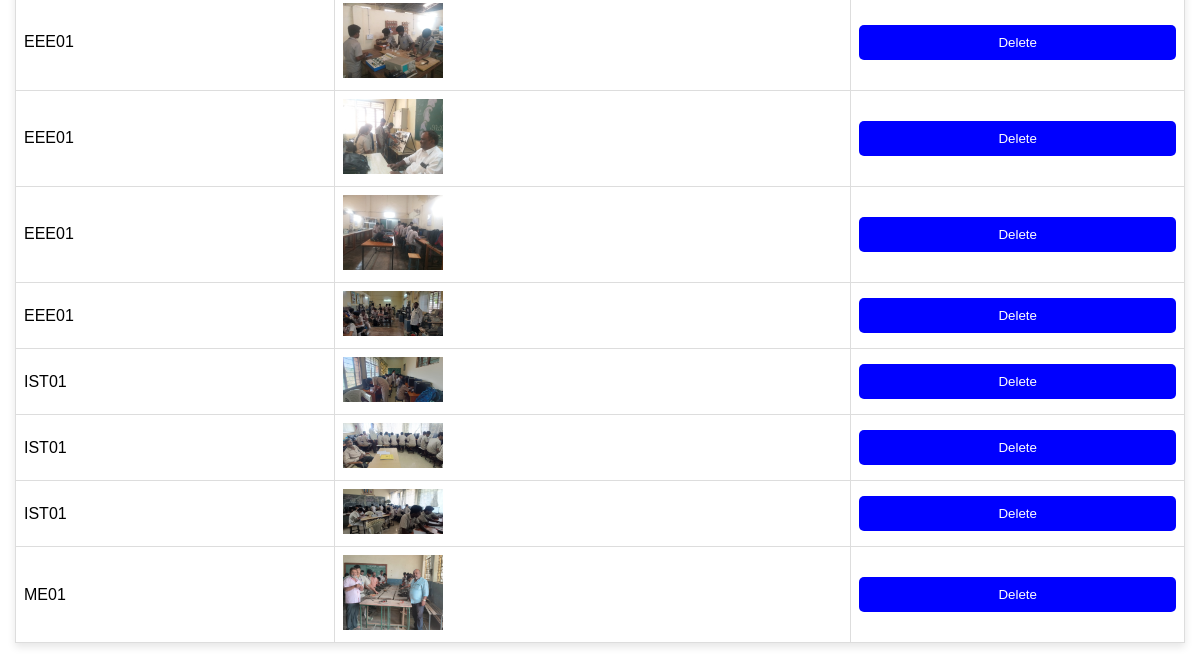
The app's page /manage_branch_images (signed in, lower part), older data.
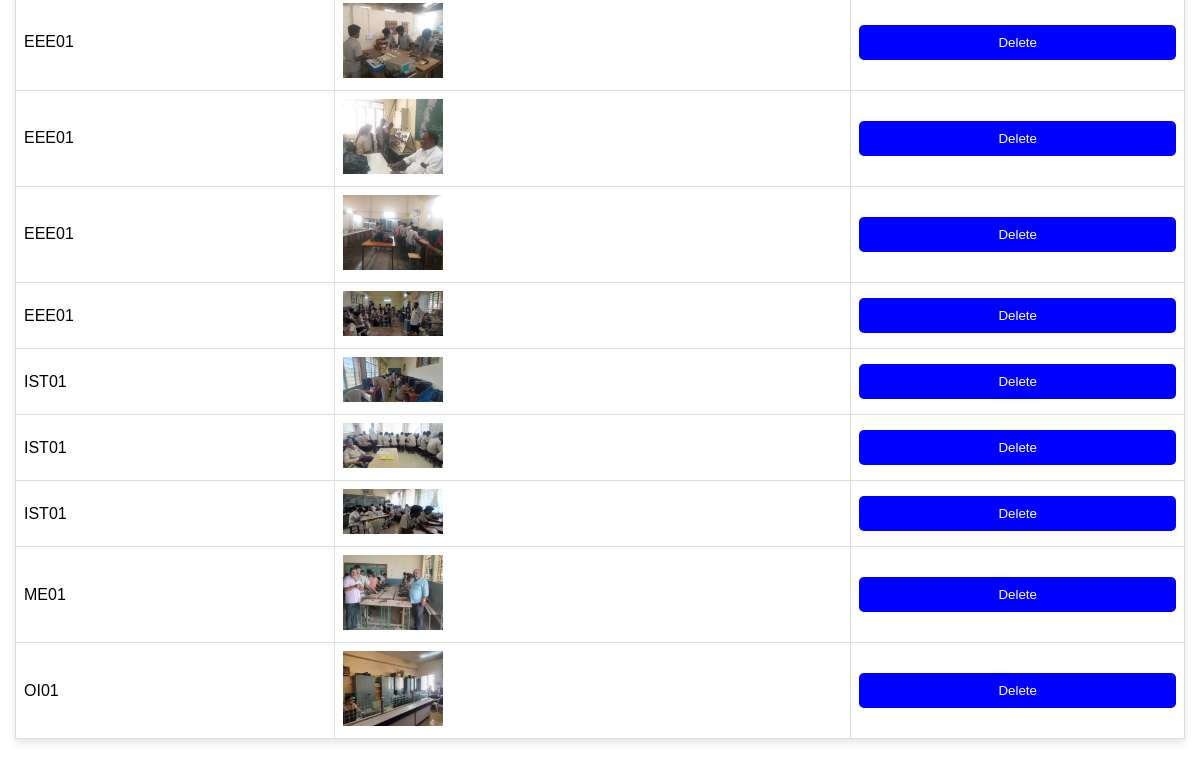
The same page, newer data.
### models.py (models this page shows)
class BranchImages(db.Model):
    __tablename__ = 'branch_images'
    id = db.Column(db.Integer, primary_key=True)
    branch_code = db.Column(db.String(10), db.ForeignKey('branches.branch_code'), nullable=False)  # Fixed FK reference
    image_url = db.Column(db.String(255), nullable=False)

### app.py (the view)
@app.route('/manage_branch_images')
@login_required
def manage_branch_images():
    branches = Branch.query.order_by(Branch.branch_code.asc()).all()
    images = BranchImages.query.order_by(BranchImages.branch_code.asc()).all()
    return render_template('manage_branch_images.html', branches=branches, images=images)

### app.py (called while the page is built)
@login_manager.user_loader
def load_user(user_id):
    return User.query.get(int(user_id))

### templates/manage_branch_images.html (shortened to what this page needs)
{% extends "branches.html" %}
{% block content %}
<table border="1">
    <tbody>
    {% for image in images %}
    <tr>
        <td>{{ image.branch_code }}</td>
        <td><img src="{{ image.image_url }}" alt="Branch Image" width="100"></td>
        <td>
            <form action="{{ url_for('delete_image', image_id=image.id) }}" method="POST">
                <button type="submit">Delete</button>
            </form>
        </td>
    </tr>
    {% endfor %}
    </tbody>
</table>
{% endblock %}

### templates/branches.html (shortened to what this page needs)
<!DOCTYPE html>
<html lang="en">
<head>
  <link rel="stylesheet" href="{{ url_for('static', filename='styles.css') }}">
  <link href="https://cdnjs.cloudflare.com/ajax/libs/font-awesome/6.0.0-beta3/css/all.min.css" rel="stylesheet">
</head>
<body>
<main>
  {% block content %}{% endblock %}
</main>
</body>
</html>

### static/styles.css (style rules this page uses)
body { font-family: Arial, sans-serif; margin: 5px; padding: 0; height: 100vh; }
main { padding: 10px; margin-top: 80px; height: calc(100vh - 80px); overflow-y: auto; }
table { width: 100%; border-collapse: collapse; margin-top: 20px; box-shadow: 0 4px 8px rgba(0, 0, 0, 0.1); }
table th, table td { border: 1px solid #ddd; padding: 8px; text-align: left; }
button { width: 100%; padding: 10px; background-color: #0000ff; color: white; border: none; border-radius:5px; cursor: pointer; }

Row changes from the older to the newer data that the page shows:
added BranchImages: branch_code "OI01", shows a picture
